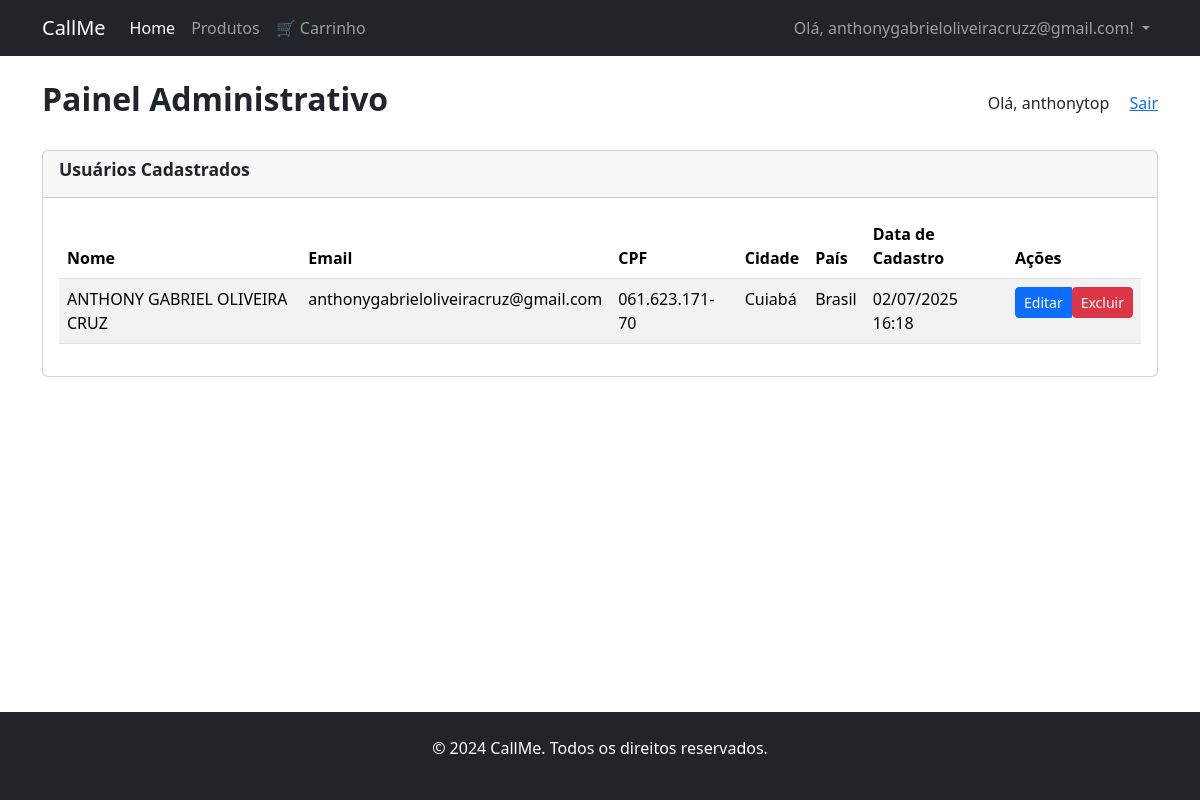
/painel/ (signed in), run on an earlier commit of the app's database.
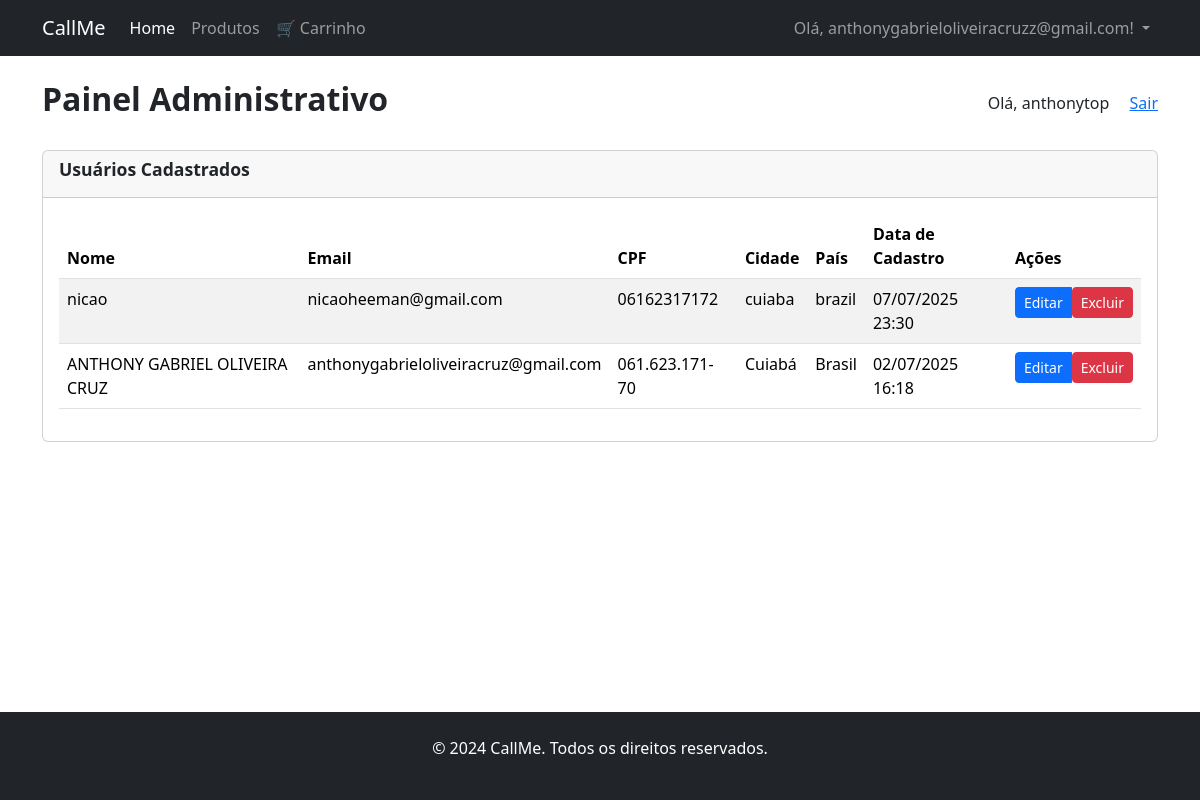
And on a later commit of the database.
### myapp/models.py (models this page shows, shortened)
class Administrador(models.Model):
    user = models.OneToOneField(User, on_delete=models.CASCADE)
    nome_completo = models.CharField(max_length=255)
    data_criacao = models.DateTimeField(auto_now_add=True)
    is_active = models.BooleanField(default=True)

class Usuario(models.Model):
    nome = models.CharField(max_length=100)
    email = models.EmailField(unique=True)
    cpf = models.CharField(max_length=14, unique=True)
    idade = models.IntegerField()
    cidade = models.CharField(max_length=100)
    pais = models.CharField(max_length=100)
    data_cadastro = models.DateTimeField(auto_now_add=True)

### myapp/views.py (the view)
# urls.py: path('painel/', views.admin_dashboard, name='admin_dashboard'),
@login_required
def admin_dashboard(request):
    if not hasattr(request.user, 'administrador'):
        messages.error(request, 'Acesso negado. Você precisa ser um administrador.')
        return redirect('home')
    usuarios = Usuario.objects.all().order_by('-data_cadastro')
    admin = request.user.administrador
    return render(request, 'admin/dashboard.html', {'usuarios': usuarios, 'admin': admin})

### templates/admin/dashboard.html (shortened to what this page needs)
{% extends 'base.html' %}
{% block content %}
<div class="container mt-4">
    <div class="d-flex justify-content-between align-items-center mb-4">
        <h2>Painel Administrativo</h2>
        <div>
            <span class="me-3">Olá, {{ admin.nome_completo }}</span>
            <a href="{% url 'painel_logout' %}">Sair</a>
        </div>
    </div>
    <div class="card">
        <div class="card-header">
            <h3 class="card-title">Usuários Cadastrados</h3>
        </div>
        <div class="card-body">
            <div class="table-responsive">
                <table class="table table-striped">
                    <thead>
                        <tr>
                            <th>Nome</th>
                            <th>Email</th>
                            <th>CPF</th>
                            <th>Cidade</th>
                            <th>País</th>
                            <th>Data de Cadastro</th>
                            <th>Ações</th>
                        </tr>
                    </thead>
                    <tbody>
                        {% for usuario in usuarios %}
                            <tr>
                                <td>{{ usuario.nome }}</td>
                                <td>{{ usuario.email }}</td>
                                <td>{{ usuario.cpf }}</td>
                                <td>{{ usuario.cidade }}</td>
                                <td>{{ usuario.pais }}</td>
                                <td>{{ usuario.data_cadastro|date:"d/m/Y H:i" }}</td>
                                <td>
                                    <div class="btn-group" role="group">
                                        <a href="{% url 'usuario_editar' usuario.pk %}" class="btn btn-sm btn-primary">Editar</a>
                                        <form method="post" action="{% url 'usuario_deletar' usuario.pk %}" class="d-inline" onsubmit="return confirm('Tem certeza que deseja excluir este usuário?');">
                                            <button type="submit" class="btn btn-sm btn-danger">Excluir</button>
                                        </form>
                                    </div>
                                </td>
                            </tr>
                        {% empty %}
                            <tr>
                                <td colspan="7" class="text-center">Nenhum usuário cadastrado.</td>
                            </tr>
                        {% endfor %}
                    </tbody>
                </table>
            </div>
        </div>
    </div>
</div>
{% endblock %}

### templates/base.html (shortened to what this page needs)
<!DOCTYPE html>
{% load static %}
<html lang="pt-br">
<head>
    <link href="https://cdn.jsdelivr.net/npm/bootstrap@5.3.3/dist/css/bootstrap.min.css" rel="stylesheet">
    <link rel="stylesheet" href="{% static 'myapp/css/estilo.css' %}">
</head>
<body class="d-flex flex-column min-vh-100">
    <nav class="navbar navbar-expand-lg navbar-dark bg-dark">
        <div class="container">
            <a class="navbar-brand" href="{% url 'home' %}">CallMe</a>
            <div class="collapse navbar-collapse" id="navbarNav">
                <ul class="navbar-nav me-auto mb-2 mb-lg-0">
                    <li class="nav-item"><a class="nav-link active" aria-current="page" href="{% url 'home' %}">Home</a></li>
                    <li class="nav-item"><a class="nav-link" href="#">Produtos</a></li>
                    <li class="nav-item"><a class="nav-link" href="{% url 'carrinho' %}">🛒 Carrinho</a></li>
                </ul>
                <ul class="navbar-nav">
                    {% if user.is_authenticated %}
                        <li class="nav-item dropdown">
                            <a class="nav-link dropdown-toggle" href="#" role="button" data-bs-toggle="dropdown" aria-expanded="false">
                                Olá, {{ user.username }}!
                            </a>
                        </li>
                    {% else %}
                        <li class="nav-item"><a class="nav-link" href="{% url 'login_usuario' %}">Login</a></li>
                        <li class="nav-item"><a class="nav-link" href="{% url 'registro_usuario' %}">Registrar-se</a></li>
                    {% endif %}
                </ul>
            </div>
        </div>
    </nav>
    <main class="flex-grow-1">
        {% block content %}{% endblock %}
    </main>
    <footer class="bg-dark text-white py-4 mt-auto">
        <div class="container text-center"><p>© 2024 CallMe. Todos os direitos reservados.</p></div>
    </footer>
</body>
</html>

### static/myapp/css/estilo.css (style rules this page uses)
h1, h2, h3, h5 { font-weight: bold; }
.card-title { font-size: 1.1rem; }

What changed in the data, as far as the page shows it:
added Usuario: nome "nicao", email "nicaoheeman@gmail.com", cpf "06162317172", cidade "cuiaba", pais "brazil", data_cadastro "07/07/2025 23:30"
